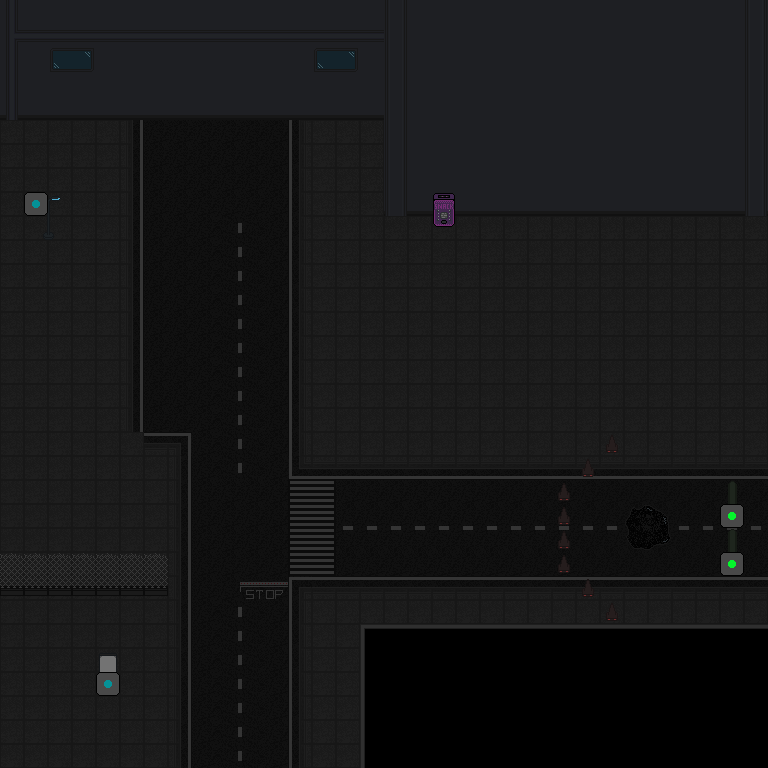

This is a level from a 2D game, rendered from its Tiled map with the project's own tilesets. A one-line summary and the map file follow, with tile-layer data summarised:
An orthogonal 32x32 tile map with 24x24 px tiles, 10 tile layers (Floor, Walls, UnderChars1, UnderChars2, ...), 4 tilesets.

<map version="1.0" tiledversion="1.1.6" orientation="orthogonal" renderorder="right-down" width="32" height="32" tilewidth="24" tileheight="24" infinite="0" nextobjectid="1">
 <tileset firstgid="1" source="Floors.tsx" />
 <tileset firstgid="111" source="Walls.tsx" />
 <tileset firstgid="318" source="PostFX.tsx" />
 <tileset firstgid="343" source="Objects.tsx" />
 <layer name="Floor" width="32" height="32">
  <data>[1024 cells, 922 non-empty, 17 distinct tile ids]</data>
 </layer>
 <layer name="Walls" width="32" height="32">
  <data>[1024 cells, 268 non-empty, 12 distinct tile ids]</data>
 </layer>
 <layer name="UnderChars1" width="32" height="32">
  <data>[1024 cells, 48 non-empty, 12 distinct tile ids]</data>
 </layer>
 <layer name="UnderChars2" width="32" height="32">
  <data>[1024 cells, 0 non-empty, 0 distinct tile ids]</data>
 </layer>
 <layer name="OverChars1" width="32" height="32">
  <data>[1024 cells, 10 non-empty, 4 distinct tile ids]</data>
 </layer>
 <layer name="OverChars2" width="32" height="32">
  <data>[1024 cells, 0 non-empty, 0 distinct tile ids]</data>
 </layer>
 <layer name="PostFX1" width="32" height="32">
  <data>[1024 cells, 4 non-empty, 2 distinct tile ids]</data>
 </layer>
 <layer name="PostFX2" width="32" height="32">
  <data>[1024 cells, 0 non-empty, 0 distinct tile ids]</data>
 </layer>
 <layer name="PostFX3" width="32" height="32">
  <data>[1024 cells, 0 non-empty, 0 distinct tile ids]</data>
 </layer>
 <layer name="Characters" width="32" height="32">
  <data>[1024 cells, 0 non-empty, 0 distinct tile ids]</data>
 </layer>
</map>
